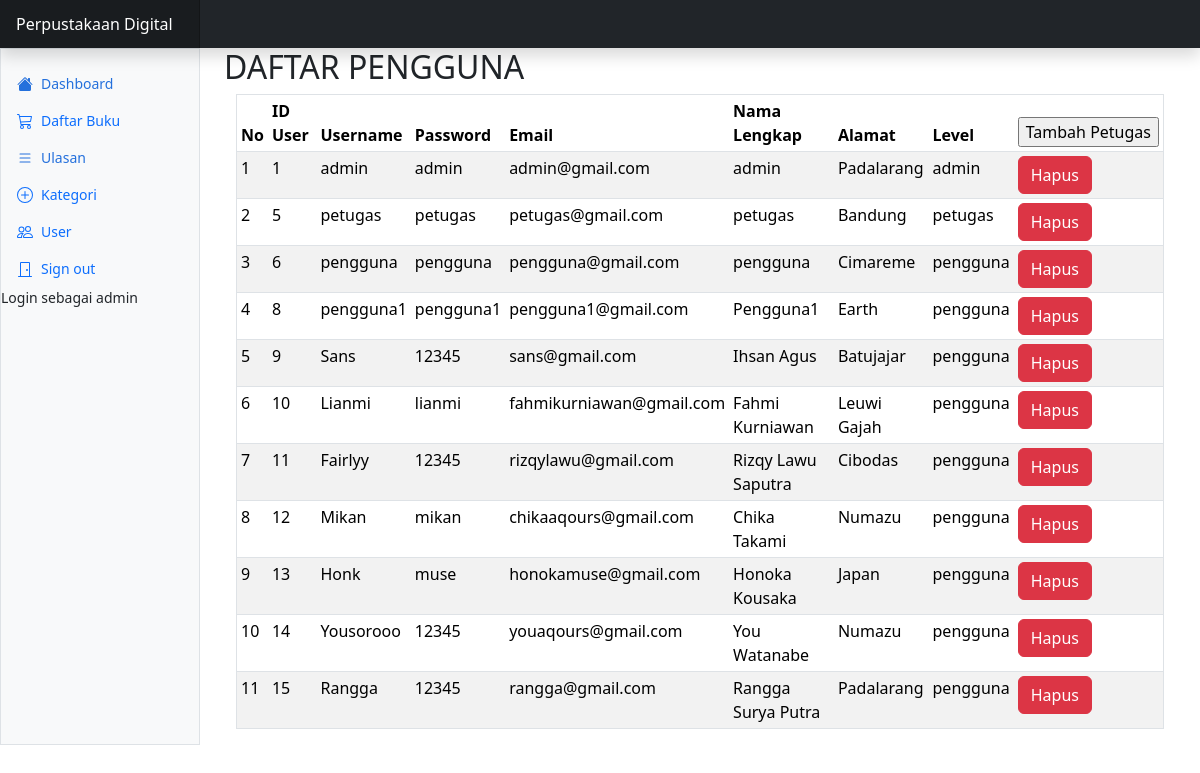
/d_user.php (signed in), run on the app's committed database.
### tables this page shows
CREATE TABLE `user` (
  `userID` int(11) NOT NULL,
  `username` varchar(255) NOT NULL,
  `password` varchar(255) NOT NULL,
  `email` varchar(255) NOT NULL,
  `nama_lengkap` varchar(255) NOT NULL,
  `alamat` text NOT NULL,
  `level` enum('admin','petugas','pengguna') NOT NULL
);

### d_user.php (the view, shortened to what this page needs)
<?php
$login =isset( $_SESSION ['login']);
if ($login == 1) {
?>
<!DOCTYPE html>
<html>
<head>
    <link rel="stylesheet" href="https://cdn.jsdelivr.net/npm/@docsearch/css@3">
<link href="assets/css/bootstrap.min.css" rel="stylesheet">
    <link href="https://cdn.jsdelivr.net/npm/bootstrap-icons@1.10.5/font/bootstrap-icons.min.css" rel="stylesheet">
    <link href="assets/css/dashboard.css" rel="stylesheet">
</head>
<body align="center">
<header class="navbar sticky-top bg-dark flex-md-nowrap p-0 shadow" data-bs-theme="dark">
  <a class="navbar-brand col-md-3 col-lg-2 me-0 px-3 fs-6 text-white" href="index.php">Perpustakaan Digital</a>
</header>
<div class="container-fluid">
  <div class="row">
    <div class="sidebar border border-right col-md-3 col-lg-2 p-0 bg-body-tertiary">
      <div class="offcanvas-md offcanvas-end bg-body-tertiary" tabindex="-1" id="sidebarMenu" aria-labelledby="sidebarMenuLabel">
        <div class="offcanvas-body d-md-flex flex-column p-0 pt-lg-3 overflow-y-auto">
          <ul class="nav flex-column">
            <li class="nav-item">
              <a class="nav-link d-flex align-items-center gap-2 active" aria-current="page" href="index.php">
                <svg class="bi"><use xlink:href="#house-fill"/></svg>
                Dashboard
              </a>
            </li>
            <li class="nav-item">
              <a class="nav-link d-flex align-items-center gap-2" href="d_buku.php">
                <svg class="bi"><use xlink:href="#cart"/></svg>
                Daftar Buku
              </a>
            </li>
            <li class="nav-item">
              <a class="nav-link d-flex align-items-center gap-2 active" aria-current="page" href="ulasan.php">
                <svg class="bi"><use xlink:href="#list"/></svg>
                Ulasan
              </a>
            </li>
            <?php
              if($_SESSION ['level'] != 'pengguna'){
            ?>
          </ul>
          <?php
              if($_SESSION ['level'] == 'admin'){
            ?>
          <ul class="nav flex-column mb-auto">
          <li class="nav-item">
              <a class="nav-link d-flex align-items-center gap-2" href="d_kategori.php">
                <svg class="bi"><use xlink:href="#plus-circle"/></svg>
                Kategori
              </a>
            </li>
            <?php
              }
            ?>
          <ul class="nav flex-column mb-auto">
            <li class="nav-item">
              <a class="nav-link d-flex align-items-center gap-2" href="d_user.php">
                <svg class="bi"><use xlink:href="#people"/></svg>
                User
              </a>
            </li>
            <?Php
              }
              ?>
            <li class="nav-item">
              <a class="nav-link d-flex align-items-center gap-2" href="logout.php">
                <svg class="bi"><use xlink:href="#door-closed"/></svg>
                Sign out
              </a>
            </li>
          </ul>
        </div>
      </div>
      <div class="sb-sidenav-footer">
          <div class="small">Login sebagai <?php echo $_SESSION['username']?></div>
      </div>
    </div>
    <main class="col-md-9 ms-sm-auto col-lg-10 px-md-4">
    <h2>DAFTAR PENGGUNA</h2>
    <div class="container">
        <table class = "table table-striped table-sm" cellpadding= "2" align = "center" border = "1">
            <thead>
                <tr>
                    <th>No</th>
                    <th>ID User</th>
                    <th>Username</th>
                    <th>Password</th>
                    <th>Email</th>
                    <th>Nama Lengkap</th>
                    <th>Alamat</th>
                    <th>Level</th>
                    <?php
                            if($_SESSION ['level'] == 'admin'){
                            ?>
                    <th><form action="petugasregister.php">
            <input type="submit" value="Tambah Petugas">
        </form></th>
        <?php
        }
          ?>
                </tr>
            </thead>
            <tbody>
                <?php
                    include "koneksi.php";
                    $query = mysqli_query ($koneksi, "SELECT * FROM user");
                    $no=0;
                    while($data = mysqli_fetch_array($query)){
                    $no++
                ?>
                <tr>
                    <td><?php echo $no ?>
                    <td><?php echo $data['userID'] ?></td>
                    <td><?php echo $data['username'] ?></td>
                    <td><?php echo $data['password'] ?></td>
                    <td><?php echo $data['email'] ?></td>
                    <td><?php echo $data['nama_lengkap'] ?></td>
                    <td><?php echo $data['alamat'] ?></td>
                    <td><?php echo $data['level'] ?></td>
                    <?php
                            if($_SESSION ['level'] == 'admin'){
                            ?>
<td><a href="hapus_user.php?userID=<?php echo $data['userID'];?>" class="btn btn-danger" onClick =  "return confirm ('Yakin Ingin Hapus User?')" >Hapus</a></td><?php } ?>
                </tr>
                <?php
                    }
                ?>
            </tbody>
        </table>
    </div>
    </main>
    </div>
    </div>
</body>
</html>
<?php
}
?>

### assets/css/dashboard.css (style rules this page uses)
.bi { display: inline-block; width: 1rem; height: 1rem; }
.sidebar .nav-link { font-size: .875rem; font-weight: 500; }
.sidebar .nav-link.active { color: #2470dc; }
.navbar-brand { padding-top: .75rem; padding-bottom: .75rem; background-color: rgba(0, 0, 0, .25); box-shadow: inset -1px 0 0 rgba(0, 0, 0, .25); }

### d_user.php (style rules this page uses)
a { text-decoration: none; color: black; }
body, table { background-color: lgray; }
.bi { vertical-align: -.125em; fill: currentColor; }

### data on the page
user: userID "1", username "admin", password "admin", email "admin@gmail.com", nama_lengkap "admin", alamat "Padalarang", level "admin"
user: userID "5", username "petugas", password "petugas", email "petugas@gmail.com", nama_lengkap "petugas", alamat "Bandung", level "petugas"
user: userID "6", username "pengguna", password "pengguna", email "pengguna@gmail.com", nama_lengkap "pengguna", alamat "Cimareme", level "pengguna"
user: userID "8", username "pengguna1", password "pengguna1", email "pengguna1@gmail.com", nama_lengkap "Pengguna1", alamat "Earth", level "pengguna"
user: userID "9", username "Sans", password "12345", email "sans@gmail.com", nama_lengkap "Ihsan Agus", alamat "Batujajar", level "pengguna"
user: userID "10", username "Lianmi", password "lianmi", email "fahmikurniawan@gmail.com", nama_lengkap "Fahmi Kurniawan", alamat "Leuwi Gajah", level "pengguna"
user: userID "11", username "Fairlyy", password "12345", email "rizqylawu@gmail.com", nama_lengkap "Rizqy Lawu Saputra", alamat "Cibodas", level "pengguna"
user: userID "12", username "Mikan", password "mikan", email "chikaaqours@gmail.com", nama_lengkap "Chika Takami", alamat "Numazu", level "pengguna"
user: userID "13", username "Honk", password "muse", email "honokamuse@gmail.com", nama_lengkap "Honoka Kousaka", alamat "Japan", level "pengguna"
user: userID "14", username "Yousorooo", password "12345", email "youaqours@gmail.com", nama_lengkap "You Watanabe", alamat "Numazu", level "pengguna"
user: userID "15", username "Rangga", password "12345", email "rangga@gmail.com", nama_lengkap "Rangga Surya Putra", alamat "Padalarang", level "pengguna"

### other printed values
$_SESSION['username'] "admin"
